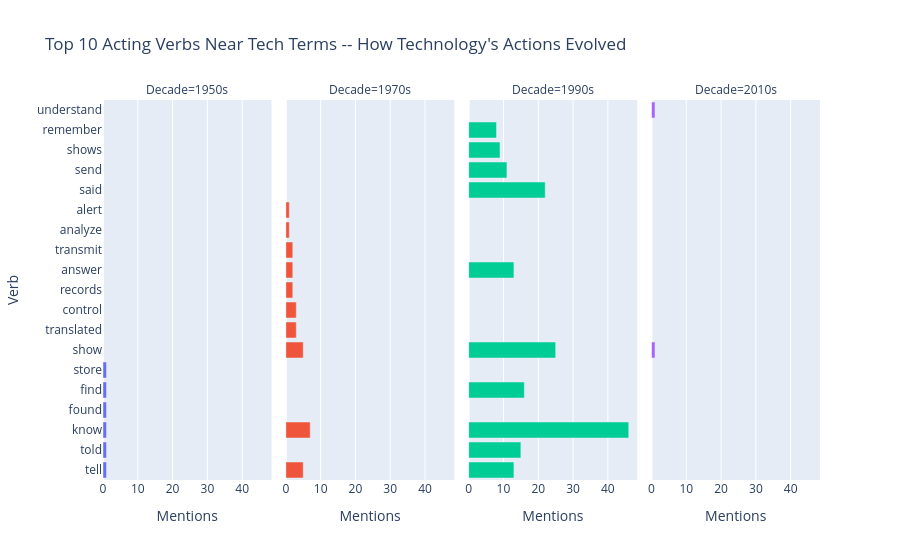

This figure's notebook cell:
### Code cell
# Assistive chart: top 10 acting verbs near tech terms per decade.
# Shows what technology is actually doing in each era.
# We pick 4 representative decades: 1950, 1970, 1990, 2010.
selected_decades = [1950, 1970, 1990, 2010]
assistive_rows = []

for decade in selected_decades:
    if decade in acting_verb_by_decade:
        top10 = acting_verb_by_decade[decade].most_common(10)
        for verb, count in top10:
            assistive_rows.append({"decade": str(decade) + "s", "verb": verb, "count": count})

assistive_df = pd.DataFrame(assistive_rows)

fig3b = px.bar(
    assistive_df,
    x="count",
    y="verb",
    color="decade",
    facet_col="decade",
    orientation="h",
    title="Top 10 Acting Verbs Near Tech Terms -- How Technology's Actions Evolved",
    labels={
        "count": "Mentions",
        "verb": "Verb",
        "decade": "Decade"
    }
)
fig3b.update_layout(showlegend=False)
fig3b.write_image("chart3b_acting_verbs_by_decade.png")
fig3b.show()

### Figure 1 — Plotly figure (JSON) as saved in the notebook; plotly's stock layout.template omitted (floating-point values rounded to 4 significant figures)
{"data": [{"hovertemplate": "Decade=1950s<br>Mentions=%{x}<br>Verb=%{y}<extra></extra>", "legendgroup": "1950s", "marker": {"color": "#636efa", "pattern": {"shape": ""}}, "name": "1950s", "orientation": "h", "showlegend": true, "textposition": "auto", "type": "bar", "x": [1, 1, 1, 1, 1, 1], "xaxis": "x", "y": ["tell", "told", "know", "found", "find", "store"], "yaxis": "y"}, {"hovertemplate": "Decade=1970s<br>Mentions=%{x}<br>Verb=%{y}<extra></extra>", "legendgroup": "1970s", "marker": {"color": "#EF553B", "pattern": {"shape": ""}}, "name": "1970s", "orientation": "h", "showlegend": true, "textposition": "auto", "type": "bar", "x": [7, 5, 5, 3, 3, 2, 2, 2, 1, 1], "xaxis": "x2", "y": ["know", "tell", "show", "translated", "control", "records", "answer", "transmit", "analyze", "alert"], "yaxis": "y2"}, {"hovertemplate": "Decade=1990s<br>Mentions=%{x}<br>Verb=%{y}<extra></extra>", "legendgroup": "1990s", "marker": {"color": "#00cc96", "pattern": {"shape": ""}}, "name": "1990s", "orientation": "h", "showlegend": true, "textposition": "auto", "type": "bar", "x": [46, 25, 22, 16, 15, 13, 13, 11, 9, 8], "xaxis": "x3", "y": ["know", "show", "said", "find", "told", "answer", "tell", "send", "shows", "remember"], "yaxis": "y3"}, {"hovertemplate": "Decade=2010s<br>Mentions=%{x}<br>Verb=%{y}<extra></extra>", "legendgroup": "2010s", "marker": {"color": "#ab63fa", "pattern": {"shape": ""}}, "name": "2010s", "orientation": "h", "showlegend": true, "textposition": "auto", "type": "bar", "x": [1, 1], "xaxis": "x4", "y": ["understand", "show"], "yaxis": "y4"}], "layout": {"annotations": [{"font": {}, "showarrow": false, "text": "Decade=1950s", "x": 0.1175, "xanchor": "center", "xref": "paper", "y": 1, "yanchor": "bottom", "yref": "paper"}, {"font": {}, "showarrow": false, "text": "Decade=1970s", "x": 0.3725, "xanchor": "center", "xref": "paper", "y": 1, "yanchor": "bottom", "yref": "paper"}, {"font": {}, "showarrow": false, "text": "Decade=1990s", "x": 0.6275, "xanchor": "center", "xref": "paper", "y": 1, "yanchor": "bottom", "yref": "paper"}, {"font": {}, "showarrow": false, "text": "Decade=2010s", "x": 0.8825, "xanchor": "center", "xref": "paper", "y": 1, "yanchor": "bottom", "yref": "paper"}], "barmode": "relative", "legend": {"title": {"text": "Decade"}, "tracegroupgap": 0}, "showlegend": false, "title": {"text": "Top 10 Acting Verbs Near Tech Terms -- How Technology's Actions Evolved"}, "xaxis": {"anchor": "y", "domain": [0, 0.235], "title": {"text": "Mentions"}}, "xaxis2": {"anchor": "y2", "domain": [0.255, 0.49], "matches": "x", "title": {"text": "Mentions"}}, "xaxis3": {"anchor": "y3", "domain": [0.51, 0.745], "matches": "x", "title": {"text": "Mentions"}}, "xaxis4": {"anchor": "y4", "domain": [0.765, 1.0], "matches": "x", "title": {"text": "Mentions"}}, "yaxis": {"anchor": "x", "domain": [0, 1], "title": {"text": "Verb"}}, "yaxis2": {"anchor": "x2", "domain": [0, 1], "matches": "y", "showticklabels": false}, "yaxis3": {"anchor": "x3", "domain": [0, 1], "matches": "y", "showticklabels": false}, "yaxis4": {"anchor": "x4", "domain": [0, 1], "matches": "y", "showticklabels": false}}}
